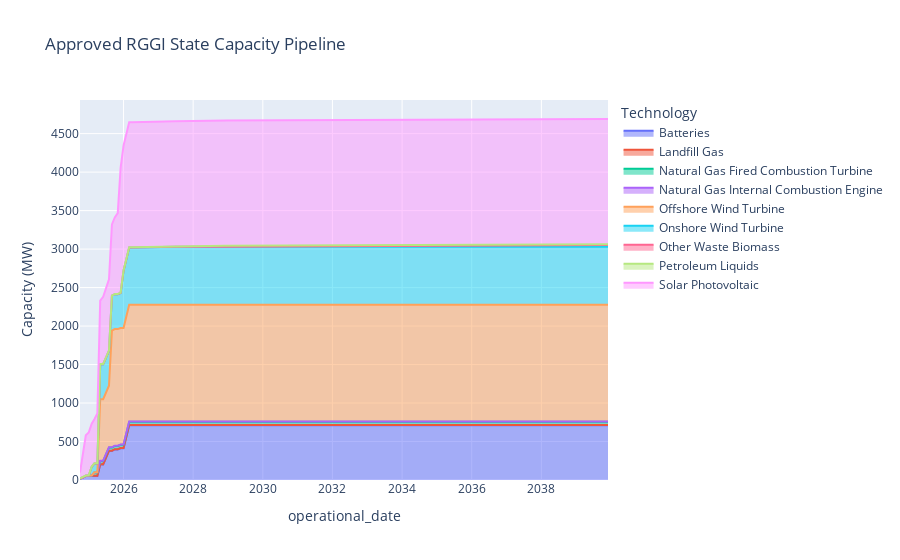

Source (notebook cell):
### Code cell
px.area(approved_additions.cumsum(),labels={'value':'Capacity (MW)'},title='Approved RGGI State Capacity Pipeline',width=900)

### Figure 1 — Plotly figure (JSON) as saved in the notebook; plotly's stock layout.template omitted (floating-point values rounded to 4 significant figures)
{"data": [{"fillpattern": {"shape": ""}, "hovertemplate": "Technology=Batteries<br>operational_date=%{x}<br>Capacity (MW)=%{y}<extra></extra>", "legendgroup": "Batteries", "line": {"color": "#636efa"}, "marker": {"symbol": "circle"}, "mode": "lines", "name": "Batteries", "orientation": "v", "showlegend": true, "stackgroup": "1", "type": "scatter", "x": ["2024-10-01T00:00:00", "2024-11-01T00:00:00", "2024-12-01T00:00:00", "2025-01-01T00:00:00", "2025-02-01T00:00:00", "2025-03-01T00:00:00", "2025-04-01T00:00:00", "2025-05-01T00:00:00", "2025-06-01T00:00:00", "2025-08-01T00:00:00", "2025-09-01T00:00:00", "2025-10-01T00:00:00", "2025-11-01T00:00:00", "2025-12-01T00:00:00", "2026-01-01T00:00:00", "2026-03-01T00:00:00", "2026-04-01T00:00:00", "2027-07-01T00:00:00", "2028-12-01T00:00:00", "2039-12-01T00:00:00"], "xaxis": "x", "y": [19.7, 31.7, 52.7, 52.7, 52.7, 52.7, 52.7, 202.7, 202.7, 377.7, 377.7, 397.7, 397.7, 412.7, 412.7, 712.7, 712.7, 712.7, 712.7, 712.7], "yaxis": "y"}, {"fillpattern": {"shape": ""}, "hovertemplate": "Technology=Landfill Gas<br>operational_date=%{x}<br>Capacity (MW)=%{y}<extra></extra>", "legendgroup": "Landfill Gas", "line": {"color": "#EF553B"}, "marker": {"symbol": "circle"}, "mode": "lines", "name": "Landfill Gas", "orientation": "v", "showlegend": true, "stackgroup": "1", "type": "scatter", "x": ["2024-10-01T00:00:00", "2024-11-01T00:00:00", "2024-12-01T00:00:00", "2025-01-01T00:00:00", "2025-02-01T00:00:00", "2025-03-01T00:00:00", "2025-04-01T00:00:00", "2025-05-01T00:00:00", "2025-06-01T00:00:00", "2025-08-01T00:00:00", "2025-09-01T00:00:00", "2025-10-01T00:00:00", "2025-11-01T00:00:00", "2025-12-01T00:00:00", "2026-01-01T00:00:00", "2026-03-01T00:00:00", "2026-04-01T00:00:00", "2027-07-01T00:00:00", "2028-12-01T00:00:00", "2039-12-01T00:00:00"], "xaxis": "x", "y": [0, 0, 3, 3, 3, 3, 3, 3, 3, 3, 3, 3, 3, 3, 3, 3, 3, 3, 3, 3], "yaxis": "y"}, {"fillpattern": {"shape": ""}, "hovertemplate": "Technology=Natural Gas Fired Combustion Turbine<br>operational_date=%{x}<br>Capacity (MW)=%{y}<extra></extra>", "legendgroup": "Natural Gas Fired Combustion Turbine", "line": {"color": "#00cc96"}, "marker": {"symbol": "circle"}, "mode": "lines", "name": "Natural Gas Fired Combustion Turbine", "orientation": "v", "showlegend": true, "stackgroup": "1", "type": "scatter", "x": ["2024-10-01T00:00:00", "2024-11-01T00:00:00", "2024-12-01T00:00:00", "2025-01-01T00:00:00", "2025-02-01T00:00:00", "2025-03-01T00:00:00", "2025-04-01T00:00:00", "2025-05-01T00:00:00", "2025-06-01T00:00:00", "2025-08-01T00:00:00", "2025-09-01T00:00:00", "2025-10-01T00:00:00", "2025-11-01T00:00:00", "2025-12-01T00:00:00", "2026-01-01T00:00:00", "2026-03-01T00:00:00", "2026-04-01T00:00:00", "2027-07-01T00:00:00", "2028-12-01T00:00:00", "2039-12-01T00:00:00"], "xaxis": "x", "y": [0, 0, 0, 0, 0, 42, 42, 42, 42, 42, 42, 42, 42, 42, 42, 42, 42, 42, 42, 42], "yaxis": "y"}, {"fillpattern": {"shape": ""}, "hovertemplate": "Technology=Natural Gas Internal Combustion Engine<br>operational_date=%{x}<br>Capacity (MW)=%{y}<extra></extra>", "legendgroup": "Natural Gas Internal Combustion Engine", "line": {"color": "#ab63fa"}, "marker": {"symbol": "circle"}, "mode": "lines", "name": "Natural Gas Internal Combustion Engine", "orientation": "v", "showlegend": true, "stackgroup": "1", "type": "scatter", "x": ["2024-10-01T00:00:00", "2024-11-01T00:00:00", "2024-12-01T00:00:00", "2025-01-01T00:00:00", "2025-02-01T00:00:00", "2025-03-01T00:00:00", "2025-04-01T00:00:00", "2025-05-01T00:00:00", "2025-06-01T00:00:00", "2025-08-01T00:00:00", "2025-09-01T00:00:00", "2025-10-01T00:00:00", "2025-11-01T00:00:00", "2025-12-01T00:00:00", "2026-01-01T00:00:00", "2026-03-01T00:00:00", "2026-04-01T00:00:00", "2027-07-01T00:00:00", "2028-12-01T00:00:00", "2039-12-01T00:00:00"], "xaxis": "x", "y": [0, 0, 0, 2.6, 2.6, 2.6, 2.6, 2.6, 2.6, 2.6, 2.6, 2.6, 2.6, 2.6, 2.6, 2.6, 2.6, 2.6, 2.6, 2.6], "yaxis": "y"}, {"fillpattern": {"shape": ""}, "hovertemplate": "Technology=Offshore Wind Turbine<br>operational_date=%{x}<br>Capacity (MW)=%{y}<extra></extra>", "legendgroup": "Offshore Wind Turbine", "line": {"color": "#FFA15A"}, "marker": {"symbol": "circle"}, "mode": "lines", "name": "Offshore Wind Turbine", "orientation": "v", "showlegend": true, "stackgroup": "1", "type": "scatter", "x": ["2024-10-01T00:00:00", "2024-11-01T00:00:00", "2024-12-01T00:00:00", "2025-01-01T00:00:00", "2025-02-01T00:00:00", "2025-03-01T00:00:00", "2025-04-01T00:00:00", "2025-05-01T00:00:00", "2025-06-01T00:00:00", "2025-08-01T00:00:00", "2025-09-01T00:00:00", "2025-10-01T00:00:00", "2025-11-01T00:00:00", "2025-12-01T00:00:00", "2026-01-01T00:00:00", "2026-03-01T00:00:00", "2026-04-01T00:00:00", "2027-07-01T00:00:00", "2028-12-01T00:00:00", "2039-12-01T00:00:00"], "xaxis": "x", "y": [0, 0, 0, 0, 0, 0, 0, 800, 800, 800, 1515, 1515, 1515, 1515, 1515, 1515, 1515, 1515, 1515, 1515], "yaxis": "y"}, {"fillpattern": {"shape": ""}, "hovertemplate": "Technology=Onshore Wind Turbine<br>operational_date=%{x}<br>Capacity (MW)=%{y}<extra></extra>", "legendgroup": "Onshore Wind Turbine", "line": {"color": "#19d3f3"}, "marker": {"symbol": "circle"}, "mode": "lines", "name": "Onshore Wind Turbine", "orientation": "v", "showlegend": true, "stackgroup": "1", "type": "scatter", "x": ["2024-10-01T00:00:00", "2024-11-01T00:00:00", "2024-12-01T00:00:00", "2025-01-01T00:00:00", "2025-02-01T00:00:00", "2025-03-01T00:00:00", "2025-04-01T00:00:00", "2025-05-01T00:00:00", "2025-06-01T00:00:00", "2025-08-01T00:00:00", "2025-09-01T00:00:00", "2025-10-01T00:00:00", "2025-11-01T00:00:00", "2025-12-01T00:00:00", "2026-01-01T00:00:00", "2026-03-01T00:00:00", "2026-04-01T00:00:00", "2027-07-01T00:00:00", "2028-12-01T00:00:00", "2039-12-01T00:00:00"], "xaxis": "x", "y": [0, 0, 0, 0, 113.7, 113.7, 113.7, 453.7, 453.7, 453.7, 453.7, 453.7, 453.7, 453.7, 744.4, 744.4, 744.4, 756.4, 756.4, 756.4], "yaxis": "y"}, {"fillpattern": {"shape": ""}, "hovertemplate": "Technology=Other Waste Biomass<br>operational_date=%{x}<br>Capacity (MW)=%{y}<extra></extra>", "legendgroup": "Other Waste Biomass", "line": {"color": "#FF6692"}, "marker": {"symbol": "circle"}, "mode": "lines", "name": "Other Waste Biomass", "orientation": "v", "showlegend": true, "stackgroup": "1", "type": "scatter", "x": ["2024-10-01T00:00:00", "2024-11-01T00:00:00", "2024-12-01T00:00:00", "2025-01-01T00:00:00", "2025-02-01T00:00:00", "2025-03-01T00:00:00", "2025-04-01T00:00:00", "2025-05-01T00:00:00", "2025-06-01T00:00:00", "2025-08-01T00:00:00", "2025-09-01T00:00:00", "2025-10-01T00:00:00", "2025-11-01T00:00:00", "2025-12-01T00:00:00", "2026-01-01T00:00:00", "2026-03-01T00:00:00", "2026-04-01T00:00:00", "2027-07-01T00:00:00", "2028-12-01T00:00:00", "2039-12-01T00:00:00"], "xaxis": "x", "y": [0, 0, 0, 0, 0, 0, 0, 0, 0, 0, 0, 0, 0, 0, 0, 0, 0, 0, 0, 21], "yaxis": "y"}, {"fillpattern": {"shape": ""}, "hovertemplate": "Technology=Petroleum Liquids<br>operational_date=%{x}<br>Capacity (MW)=%{y}<extra></extra>", "legendgroup": "Petroleum Liquids", "line": {"color": "#B6E880"}, "marker": {"symbol": "circle"}, "mode": "lines", "name": "Petroleum Liquids", "orientation": "v", "showlegend": true, "stackgroup": "1", "type": "scatter", "x": ["2024-10-01T00:00:00", "2024-11-01T00:00:00", "2024-12-01T00:00:00", "2025-01-01T00:00:00", "2025-02-01T00:00:00", "2025-03-01T00:00:00", "2025-04-01T00:00:00", "2025-05-01T00:00:00", "2025-06-01T00:00:00", "2025-08-01T00:00:00", "2025-09-01T00:00:00", "2025-10-01T00:00:00", "2025-11-01T00:00:00", "2025-12-01T00:00:00", "2026-01-01T00:00:00", "2026-03-01T00:00:00", "2026-04-01T00:00:00", "2027-07-01T00:00:00", "2028-12-01T00:00:00", "2039-12-01T00:00:00"], "xaxis": "x", "y": [0, 2.5, 2.5, 2.5, 2.5, 2.5, 2.5, 2.5, 2.5, 2.5, 2.5, 2.5, 2.5, 2.5, 2.5, 2.5, 2.5, 2.5, 10.3, 10.3], "yaxis": "y"}, {"fillpattern": {"shape": ""}, "hovertemplate": "Technology=Solar Photovoltaic<br>operational_date=%{x}<br>Capacity (MW)=%{y}<extra></extra>", "legendgroup": "Solar Photovoltaic", "line": {"color": "#FF97FF"}, "marker": {"symbol": "circle"}, "mode": "lines", "name": "Solar Photovoltaic", "orientation": "v", "showlegend": true, "stackgroup": "1", "type": "scatter", "x": ["2024-10-01T00:00:00", "2024-11-01T00:00:00", "2024-12-01T00:00:00", "2025-01-01T00:00:00", "2025-02-01T00:00:00", "2025-03-01T00:00:00", "2025-04-01T00:00:00", "2025-05-01T00:00:00", "2025-06-01T00:00:00", "2025-08-01T00:00:00", "2025-09-01T00:00:00", "2025-10-01T00:00:00", "2025-11-01T00:00:00", "2025-12-01T00:00:00", "2026-01-01T00:00:00", "2026-03-01T00:00:00", "2026-04-01T00:00:00", "2027-07-01T00:00:00", "2028-12-01T00:00:00", "2039-12-01T00:00:00"], "xaxis": "x", "y": [76.9, 345.7, 522.7, 557.8, 557.8, 573.3, 648.1, 823.1, 873.1, 924.2, 924.2, 994.2, 1050, 1625, 1625, 1625, 1627, 1627, 1627, 1627], "yaxis": "y"}], "layout": {"legend": {"title": {"text": "Technology"}, "tracegroupgap": 0}, "title": {"text": "Approved RGGI State Capacity Pipeline"}, "width": 900, "xaxis": {"anchor": "y", "domain": [0, 1], "title": {"text": "operational_date"}}, "yaxis": {"anchor": "x", "domain": [0, 1], "title": {"text": "Capacity (MW)"}}}}
